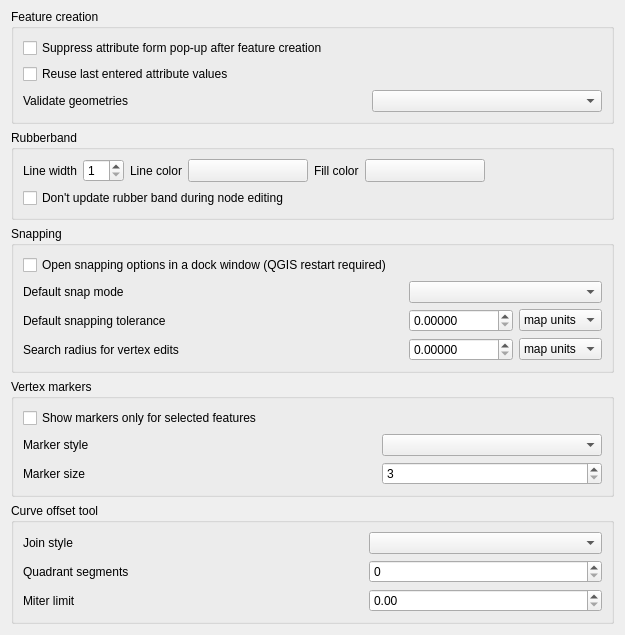
             <widget class="QWidget" name="mOptionsScrollAreaContents_07">
              <property name="geometry">
               <rect>
                <x>0</x>
                <y>0</y>
                <width>625</width>
                <height>630</height>
               </rect>
              </property>
              <layout class="QVBoxLayout" name="verticalLayout_31">
               <property name="topMargin">
                <number>9</number>
               </property>
               <item>
                <widget class="QgsCollapsibleGroupBox" name="mEnterAttributeValuesGroupBox">
                 <property name="title">
                  <string>Feature creation</string>
                 </property>
                 <layout class="QGridLayout" name="gridLayout_28">
                  <item row="2" column="2">
                   <widget class="QComboBox" name="mValidateGeometries">
                    <property name="sizePolicy">
                     <sizepolicy hsizetype="Expanding" vsizetype="Fixed">
                      <horstretch>0</horstretch>
                      <verstretch>0</verstretch>
                     </sizepolicy>
                    </property>
                   </widget>
                  </item>
                  <item row="2" column="0">
                   <widget class="QLabel" name="label_19">
                    <property name="text">
                     <string>Validate geometries</string>
                    </property>
                   </widget>
                  </item>
                  <item row="0" column="0" colspan="3">
                   <widget class="QCheckBox" name="chkDisableAttributeValuesDlg">
                    <property name="text">
                     <string>Suppress attribute form pop-up after feature creation</string>
                    </property>
                    <property name="tristate">
                     <bool>false</bool>
                    </property>
                   </widget>
                  </item>
                  <item row="2" column="1">
                   <spacer name="horizontalSpacer_32">
                    <property name="orientation">
                     <enum>Qt::Horizontal</enum>
                    </property>
                    <property name="sizeHint" stdset="0">
                     <size>
                      <width>40</width>
                      <height>20</height>
                     </size>
                    </property>
                   </spacer>
                  </item>
                  <item row="1" column="0" colspan="3">
                   <widget class="QCheckBox" name="chkReuseLastValues">
                    <property name="text">
                     <string>Reuse last entered attribute values</string>
                    </property>
                    <property name="tristate">
                     <bool>false</bool>
                    </property>
                   </widget>
                  </item>
                 </layout>
                </widget>
               </item>
               <item>
                <widget class="QgsCollapsibleGroupBox" name="mRubberBandGroupBox">
                 <property name="title">
                  <string>Rubberband</string>
                 </property>
                 <layout class="QGridLayout" name="_9">
                  <item row="0" column="9">
                   <spacer name="horizontalSpacer_33">
                    <property name="orientation">
                     <enum>Qt::Horizontal</enum>
                    </property>
                    <property name="sizeHint" stdset="0">
                     <size>
                      <width>40</width>
                      <height>20</height>
                     </size>
                    </property>
                   </spacer>
                  </item>
                  <item row="0" column="0">
                   <widget class="QLabel" name="mLineWidthTextLabel">
                    <property name="sizePolicy">
                     <sizepolicy hsizetype="Maximum" vsizetype="Preferred">
                      <horstretch>0</horstretch>
                      <verstretch>0</verstretch>
                     </sizepolicy>
                    </property>
                    <property name="text">
                     <string>Line width</string>
                    </property>
                   </widget>
                  </item>
                  <item row="0" column="2">
                   <widget class="QLabel" name="mLineColorTextLabel">
                    <property name="sizePolicy">
                     <sizepolicy hsizetype="Maximum" vsizetype="Preferred">
                      <horstretch>0</horstretch>
                      <verstretch>0</verstretch>
                     </sizepolicy>
                    </property>
                    <property name="text">
                     <string>Line color</string>
                    </property>
                   </widget>
                  </item>
                  <item row="0" column="1">
                   <widget class="QSpinBox" name="mLineWidthSpinBox">
                    <property name="toolTip">
                     <string>Line width in pixels</string>
                    </property>
                    <property name="minimum">
                     <number>1</number>
                    </property>
                   </widget>
                  </item>
                  <item row="0" column="5">
                   <widget class="QgsColorButtonV2" name="mFillColorToolButton">
                    <property name="sizePolicy">
                     <sizepolicy hsizetype="Fixed" vsizetype="Fixed">
                      <horstretch>0</horstretch>
                      <verstretch>0</verstretch>
                     </sizepolicy>
                    </property>
                    <property name="minimumSize">
                     <size>
                      <width>120</width>
                      <height>0</height>
                     </size>
                    </property>
                    <property name="maximumSize">
                     <size>
                      <width>120</width>
                      <height>16777215</height>
                     </size>
                    </property>
                    <property name="text">
                     <string/>
                    </property>
                   </widget>
                  </item>
                  <item row="0" column="4">
                   <widget class="QLabel" name="mSelectColorTextLabel">
                    <property name="sizePolicy">
                     <sizepolicy hsizetype="Maximum" vsizetype="Preferred">
                      <horstretch>0</horstretch>
                      <verstretch>0</verstretch>
                     </sizepolicy>
                    </property>
                    <property name="text">
                     <string>Fill color</string>
                    </property>
                   </widget>
                  </item>
                  <item row="0" column="3">
                   <widget class="QgsColorButtonV2" name="mLineColorToolButton">
                    <property name="sizePolicy">
                     <sizepolicy hsizetype="Fixed" vsizetype="Fixed">
                      <horstretch>0</horstretch>
                      <verstretch>0</verstretch>
                     </sizepolicy>
                    </property>
                    <property name="minimumSize">
                     <size>
                      <width>120</width>
                      <height>0</height>
                     </size>
                    </property>
                    <property name="maximumSize">
                     <size>
                      <width>120</width>
                      <height>16777215</height>
                     </size>
                    </property>
                    <property name="text">
                     <string/>
                    </property>
                   </widget>
                  </item>
                  <item row="1" column="0" colspan="7">
                   <widget class="QCheckBox" name="mLineGhostCheckBox">
                    <property name="text">
                     <string>Don't update rubber band during node editing</string>
                    </property>
                   </widget>
                  </item>
                 </layout>
                </widget>
               </item>
               <item>
                <widget class="QgsCollapsibleGroupBox" name="mSnappingGroupBox">
                 <property name="title">
                  <string>Snapping</string>
                 </property>
                 <layout class="QGridLayout" name="_10">
                  <item row="1" column="0">
                   <widget class="QLabel" name="mDefaultSnapModeLabel">
                    <property name="text">
                     <string>Default snap mode</string>
                    </property>
                   </widget>
                  </item>
                  <item row="1" column="4" colspan="2">
                   <widget class="QComboBox" name="mDefaultSnapModeComboBox">
                    <property name="sizePolicy">
                     <sizepolicy hsizetype="Expanding" vsizetype="Fixed">
                      <horstretch>0</horstretch>
                      <verstretch>0</verstretch>
                     </sizepolicy>
                    </property>
                   </widget>
                  </item>
                  <item row="2" column="0" colspan="2">
                   <widget class="QLabel" name="mDefaultSnappingToleranceTextLabel">
                    <property name="text">
                     <string>Default snapping tolerance</string>
                    </property>
                   </widget>
                  </item>
                  <item row="2" column="4">
                   <widget class="QDoubleSpinBox" name="mDefaultSnappingToleranceSpinBox">
                    <property name="decimals">
                     <number>5</number>
                    </property>
                    <property name="maximum">
                     <double>99999999.989999994635582</double>
                    </property>
                   </widget>
                  </item>
                  <item row="3" column="0" colspan="3">
                   <widget class="QLabel" name="mVertexSearchRadiusVertexEditLabel">
                    <property name="text">
                     <string>Search radius for vertex edits</string>
                    </property>
                   </widget>
                  </item>
                  <item row="3" column="4">
                   <widget class="QDoubleSpinBox" name="mSearchRadiusVertexEditSpinBox">
                    <property name="decimals">
                     <number>5</number>
                    </property>
                    <property name="maximum">
                     <double>99999999.989999994635582</double>
                    </property>
                   </widget>
                  </item>
                  <item row="2" column="5">
                   <widget class="QComboBox" name="mDefaultSnappingToleranceComboBox">
                    <property name="sizePolicy">
                     <sizepolicy hsizetype="Expanding" vsizetype="Fixed">
                      <horstretch>0</horstretch>
                      <verstretch>0</verstretch>
                     </sizepolicy>
                    </property>
                    <item>
                     <property name="text">
                      <string>map units</string>
                     </property>
                    </item>
                    <item>
                     <property name="text">
                      <string>pixels</string>
                     </property>
                    </item>
                   </widget>
                  </item>
                  <item row="3" column="5">
                   <widget class="QComboBox" name="mSearchRadiusVertexEditComboBox">
                    <item>
                     <property name="text">
                      <string>map units</string>
                     </property>
                    </item>
                    <item>
                     <property name="text">
                      <string>pixels</string>
                     </property>
                    </item>
                   </widget>
                  </item>
                  <item row="3" column="3">
                   <spacer>
                    <property name="orientation">
                     <enum>Qt::Horizontal</enum>
                    </property>
                    <property name="sizeHint" stdset="0">
                     <size>
                      <width>61</width>
                      <height>20</height>
                     </size>
                    </property>
                   </spacer>
                  </item>
                  <item row="2" column="2" colspan="2">
                   <spacer>
                    <property name="orientation">
                     <enum>Qt::Horizontal</enum>
                    </property>
                    <property name="sizeHint" stdset="0">
                     <size>
                      <width>241</width>
                      <height>20</height>
                     </size>
                    </property>
                   </spacer>
                  </item>
                  <item row="1" column="1" colspan="3">
                   <spacer>
                    <property name="orientation">
                     <enum>Qt::Horizontal</enum>
                    </property>
                    <property name="sizeHint" stdset="0">
                     <size>
                      <width>311</width>
                      <height>20</height>
                     </size>
                    </property>
                   </spacer>
                  </item>
                  <item row="0" column="0" colspan="6">
                   <widget class="QCheckBox" name="cbxSnappingOptionsDocked">
                    <property name="text">
                     <string>Open snapping options in a dock window (QGIS restart required)</string>
                    </property>
                   </widget>
                  </item>
                 </layout>
                </widget>
               </item>
               <item>
                <widget class="QgsCollapsibleGroupBox" name="mVertexMarkerGroupBox">
                 <property name="title">
                  <string>Vertex markers</string>
                 </property>
                 <layout class="QGridLayout" name="_11">
                  <item row="1" column="0">
                   <widget class="QLabel" name="mMarkerStyleLabel">
                    <property name="text">
                     <string>Marker style</string>
                    </property>
                   </widget>
                  </item>
                  <item row="1" column="1">
                   <spacer>
                    <property name="orientation">
                     <enum>Qt::Horizontal</enum>
                    </property>
                    <property name="sizeHint" stdset="0">
                     <size>
                      <width>281</width>
                      <height>20</height>
                     </size>
                    </property>
                   </spacer>
                  </item>
                  <item row="1" column="2">
                   <widget class="QComboBox" name="mMarkerStyleComboBox">
                    <property name="sizePolicy">
                     <sizepolicy hsizetype="Expanding" vsizetype="Fixed">
                      <horstretch>0</horstretch>
                      <verstretch>0</verstretch>
                     </sizepolicy>
                    </property>
                   </widget>
                  </item>
                  <item row="2" column="2">
                   <widget class="QSpinBox" name="mMarkerSizeSpinBox">
                    <property name="layoutDirection">
                     <enum>Qt::LeftToRight</enum>
                    </property>
                    <property name="minimum">
                     <number>3</number>
                    </property>
                    <property name="singleStep">
                     <number>1</number>
                    </property>
                   </widget>
                  </item>
                  <item row="2" column="0">
                   <widget class="QLabel" name="label_6">
                    <property name="text">
                     <string>Marker size</string>
                    </property>
                   </widget>
                  </item>
                  <item row="2" column="1">
                   <spacer>
                    <property name="orientation">
                     <enum>Qt::Horizontal</enum>
                    </property>
                    <property name="sizeHint" stdset="0">
                     <size>
                      <width>40</width>
                      <height>20</height>
                     </size>
                    </property>
                   </spacer>
                  </item>
                  <item row="0" column="0" colspan="3">
                   <widget class="QCheckBox" name="mMarkersOnlyForSelectedCheckBox">
                    <property name="text">
                     <string>Show markers only for selected features</string>
                    </property>
                   </widget>
                  </item>
                 </layout>
                </widget>
               </item>
               <item>
                <widget class="QgsCollapsibleGroupBox" name="groupBox_21">
                 <property name="title">
                  <string>Curve offset tool</string>
                 </property>
                 <layout class="QGridLayout" name="gridLayout">
                  <item row="1" column="2">
                   <widget class="QSpinBox" name="mOffsetQuadSegSpinBox"/>
                  </item>
                  <item row="2" column="0">
                   <widget class="QLabel" name="label_28">
                    <property name="text">
                     <string>Miter limit</string>
                    </property>
                   </widget>
                  </item>
                  <item row="0" column="0">
                   <widget class="QLabel" name="label_26">
                    <property name="text">
                     <string>Join style</string>
                    </property>
                   </widget>
                  </item>
                  <item row="0" column="2">
                   <widget class="QComboBox" name="mOffsetJoinStyleComboBox">
                    <property name="sizePolicy">
                     <sizepolicy hsizetype="Expanding" vsizetype="Fixed">
                      <horstretch>0</horstretch>
                      <verstretch>0</verstretch>
                     </sizepolicy>
                    </property>
                   </widget>
                  </item>
                  <item row="1" column="0">
                   <widget class="QLabel" name="label_27">
                    <property name="text">
                     <string>Quadrant segments</string>
                    </property>
                   </widget>
                  </item>
                  <item row="2" column="2">
                   <widget class="QDoubleSpinBox" name="mCurveOffsetMiterLimitComboBox"/>
                  </item>
                  <item row="0" column="1">
                   <spacer name="horizontalSpacer_29">
                    <property name="orientation">
                     <enum>Qt::Horizontal</enum>
                    </property>
                    <property name="sizeHint" stdset="0">
                     <size>
                      <width>40</width>
                      <height>20</height>
                     </size>
                    </property>
                   </spacer>
                  </item>
                  <item row="1" column="1">
                   <spacer name="horizontalSpacer_30">
                    <property name="orientation">
                     <enum>Qt::Horizontal</enum>
                    </property>
                    <property name="sizeHint" stdset="0">
                     <size>
                      <width>40</width>
                      <height>20</height>
                     </size>
                    </property>
                   </spacer>
                  </item>
                  <item row="2" column="1">
                   <spacer name="horizontalSpacer_31">
                    <property name="orientation">
                     <enum>Qt::Horizontal</enum>
                    </property>
                    <property name="sizeHint" stdset="0">
                     <size>
                      <width>40</width>
                      <height>20</height>
                     </size>
                    </property>
                   </spacer>
                  </item>
                 </layout>
                </widget>
               </item>
               <item>
                <spacer name="verticalSpacer_4">
                 <property name="orientation">
                  <enum>Qt::Vertical</enum>
                 </property>
                 <property name="sizeHint" stdset="0">
                  <size>
                   <width>20</width>
                   <height>40</height>
                  </size>
                 </property>
                </spacer>
               </item>
              </layout>
             </widget>
